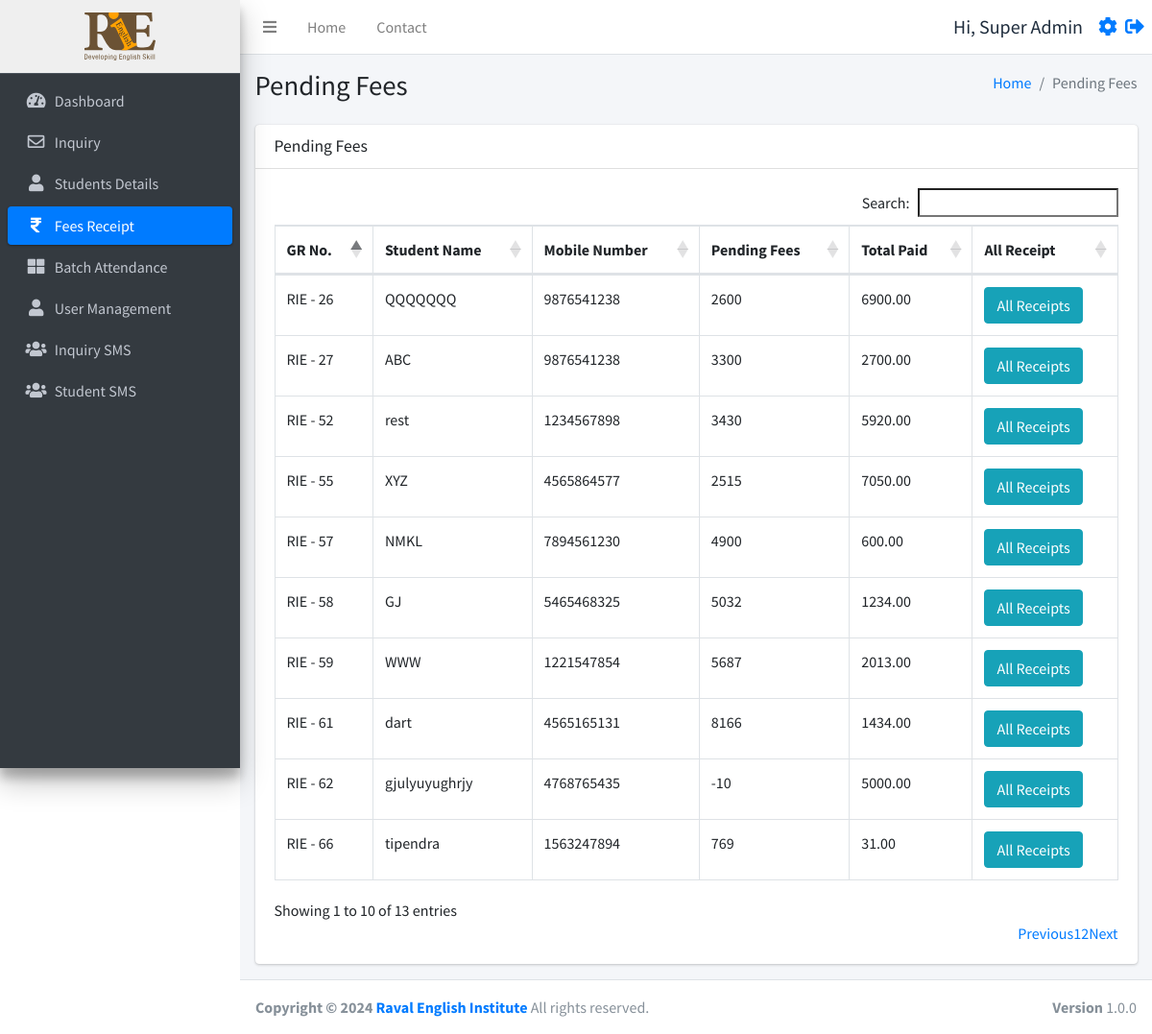
Screenshot of /pendingfees.php (signed in) with the database file from the repository.
### tables this page shows
CREATE TABLE `users` (
  `id` int(11) NOT NULL,
  `username` varchar(255) NOT NULL,
  `fullname` varchar(255) NOT NULL,
  `email` varchar(255) NOT NULL,
  `mobile` varchar(15) NOT NULL,
  `password` varchar(255) NOT NULL,
  `status` int(11) NOT NULL,
  `created_at` timestamp NOT NULL DEFAULT current_timestamp()
);

CREATE TABLE `studentinfo` (
  `id` int(11) NOT NULL,
  `name` varchar(255) DEFAULT NULL,
  `batch` int(11) DEFAULT NULL,
  `batch_name` varchar(255) DEFAULT NULL,
  `father_name` varchar(255) DEFAULT NULL,
  `mother_name` varchar(255) DEFAULT NULL,
  `dob` date DEFAULT NULL,
  `gender` varchar(50) DEFAULT NULL,
  `mobile_number` varchar(15) DEFAULT NULL,
  `fee_status` int(10) DEFAULT NULL,
  `profession` varchar(100) DEFAULT NULL,
  `address` varchar(255) DEFAULT NULL,
  `admission_time` date DEFAULT NULL,
  `created_at` datetime NOT NULL DEFAULT current_timestamp(),
  `pending_fees` int(10) DEFAULT 0,
  `discount` int(10) NOT NULL,
  `total_fees` int(11) NOT NULL,
  `paid_fees` int(11) NOT NULL,
  `father_number` varchar(50) NOT NULL,
  `home_number` varchar(50) NOT NULL,
  `reference` varchar(200) DEFAULT NULL,
  `father_profession` varchar(200) DEFAULT NULL,
  `workplace_address` varchar(255) DEFAULT NULL,
  `aadharcard_number` varchar(20) DEFAULT NULL,
  `joining_purpose` varchar(255) DEFAULT NULL,
  `extratime_daily` varchar(255) DEFAULT NULL
);

### function.php (called while the page is built, shortened)
<?php
require_once('db.php');
function selectFromTable($tableName, $columns, $whereConditions) {
    global $db;
    try {
        $sql = "SELECT " . implode(', ', $columns) . " FROM $tableName";
        if (!empty($whereConditions)) {
            $sql .= " WHERE " . implode(' AND ', array_map(function ($col) {
                return "$col = :$col";
            }, array_keys($whereConditions)));
        }
        $stmt = $db->prepare($sql);
        foreach ($whereConditions as $col => $value) {
            $stmt->bindValue(":$col", $value);
        }
        $stmt->execute();
        return $stmt->fetchAll(PDO::FETCH_ASSOC);
    } catch (PDOException $e) {
        return false;
    }
}
?>

### pendingfees.php (the view, shortened to what this page needs)
<!DOCTYPE html>
<html lang="en">
<head>
</head>
<?php include ('./header.php');
require_once 'function.php';
$query = "
    SELECT si.id, si.name, si.mobile_number, si.pending_fees, COALESCE(SUM(r.amount), 0) AS total_paid
    FROM studentinfo si
    LEFT JOIN receipt r ON si.id = r.student_id
    GROUP BY si.id
";
$students = $db->query($query)->fetchAll(PDO::FETCH_ASSOC);
?>
<div class="content-wrapper">
  <div class="content-header">
    <div class="container-fluid">
      <div class="row mb-2">
        <div class="col-sm-6">
          <h1 class="m-0">Pending Fees</h1>
        </div>
        <div class="col-sm-6">
          <ol class="breadcrumb float-sm-right">
            <li class="breadcrumb-item"><a href="./dashboard.php">Home</a></li>
            <li class="breadcrumb-item active">Pending Fees</li>
          </ol>
        </div>
      </div>
    </div>
  </div>
  <section class="content">
    <div class="container-fluid">
      <div class="row">
        <div class="col-12">
          <div class="card">
            <div class="card-header">
              <h3 class="card-title">Pending Fees</h3>
            </div>
            <div class="card-body">
              <div class="table-responsive">
                <table id="example1" class="table table-bordered">
                  <thead>
                    <tr>
                      <th>GR No.</th>
                      <th>Student Name</th>
                      <th>Mobile Number</th>
                      <th>Pending Fees</th>
                      <th>Total Paid</th>
                      <th>All Receipt</th>
                    </tr>
                  </thead>
                  <tbody>
                    <?php foreach ($students as $student): ?>
                      <?php if ($student['pending_fees'] != 0):  ?>
                        <tr>
                          <td>RIE - <?php echo $student['id']; ?></td>
                          <td><?php echo $student['name']; ?></td>
                          <td><?php echo $student['mobile_number']; ?></td>
                          <td><?php echo $student['pending_fees']; ?></td>
                          <td><?php echo $student['total_paid']; ?></td>
                          <td><a href='javascript:void(0);' onclick='confirmAllReceipts("<?php echo $student['id']; ?>")' class='btn btn-info'>All Receipts</a></td>
                        </tr>
                      <?php endif; ?>
                    <?php endforeach; ?>
                  </tbody>
                </table>
              </div>
            </div>
          </div>
        </div>
      </div>
    </div>
  </section>
</div>
<?php include ('./footer.php'); ?>

### header.php (shortened to what this page needs)
<?php
require_once 'db.php';
require_once ('function.php');
$user = selectFromTable('users', ['*'], ['id' => $_SESSION['user_id']]);
$user = $user[0];
$isFaculty = isset($_SESSION['user_status']) && $_SESSION['user_status'] === 'faculty';
$isAdmin = isset($_SESSION['user_status']) && $_SESSION['user_status'] === 'admin';
?>
<!DOCTYPE html>
<html lang="en">
<head>
  <link rel="stylesheet" href="./plugins/fontawesome-free/css/all.min.css">
  <link rel="stylesheet" href="https://code.ionicframework.com/ionicons/2.0.1/css/ionicons.min.css">
  <link rel="stylesheet" href="./plugins/icheck-bootstrap/icheck-bootstrap.min.css">
  <link rel="stylesheet" href="https://cdn.datatables.net/1.10.19/css/dataTables.bootstrap4.min.css">
  <link rel="stylesheet" href="./asset/css/adminlte.min.css">
  <link rel="stylesheet" href="./asset/css/style.css">
</head>
<body class="hold-transition sidebar-mini layout-fixed">
  <div class="wrapper">
    <nav class="main-header navbar navbar-expand navbar-white navbar-light sticky-top">
      <ul class="navbar-nav">
        <li class="nav-item">
          <a class="nav-link" data-widget="pushmenu" href="#" role="button"><i class="fas fa-bars"></i></a>
        </li>
        <li class="nav-item d-none d-sm-inline-block">
          <a href="./dashboard.php" class="nav-link">Home</a>
        </li>
        <li class="nav-item d-none d-sm-inline-block">
          <a href="#" class="nav-link">Contact</a>
        </li>
      </ul>
      <ul class="navbar-nav ml-auto">
        <li class="nav-item d-flex align-items-center">
          <span class="mr-3" style="font-size:20px;">Hi, <?php echo $user['fullname']; ?></span>
          <a href="./profile.php" style="font-size:20px;" class="d-block mr-2"><i class="fas fa-cog"></i></a>
          <a href="./logout.php" style="font-size:20px;"><i class="fas fa-sign-out-alt"></i></a>
        </li>
      </ul>
    </nav>
    <aside class="main-sidebar sidebar-dark-primary elevation-4">
      <a href="./dashboard.php" class="brand-link" style="text-align:center;background:#efefef;">
        <img src="./asset/img/logo.svg" alt="RIE logo Logo" style="height:50px;">
      </a>
      <div class="sidebar">
        <nav class="mt-2">
          <ul class="nav nav-pills nav-sidebar flex-column" data-widget="treeview" role="menu" data-accordion="false">
            <?php if (!$isFaculty): ?>
              <li class="nav-item">
                <a href="./dashboard.php" class="nav-link
            <?php if (strpos($_SERVER['REQUEST_URI'], 'dashboard.php') !== false) {
              echo "active";
            } ?>">
                  <i class="nav-icon fas fa-tachometer-alt"></i>
                  <p>
                    Dashboard
                  </p>
                </a>
              </li>
              <li class="nav-item">
                <a href="./inquiry.php" class="nav-link
            <?php if (strpos($_SERVER['REQUEST_URI'], 'inquiry.php') !== false) {
              echo "active";
            } ?>">
                  <i class="nav-icon far fa-envelope"></i>
                  <p>
                    Inquiry
                  </p>
                </a>
              <li class="nav-item">
                <a href="./studentsdetails.php" class="nav-link
            <?php if (strpos($_SERVER['REQUEST_URI'], 'studentsdetails.php') !== false) {
              echo "active";
            } ?>">
                  <i class="nav-icon fas fa-user"></i>
                  <p>
                    Students Details
                  </p>
                </a>
              </li>
              <li class="nav-item">
                <a href="./fees.php" class="nav-link
            <?php if (strpos($_SERVER['REQUEST_URI'], 'fees.php') !== false) {
              echo "active";
            } ?>">
                  <i class="nav-icon fas fa-rupee-sign"></i>
                  <p>
                    Fees Receipt
                  </p>
                </a>
              </li>
            <?php endif; ?>
            <li class="nav-item">
              <a href="./batch.php" class="nav-link
            <?php if (strpos($_SERVER['REQUEST_URI'], 'batch.php') !== false) {
              echo "active";
            } ?>">
                <i class="nav-icon fas fa-th-large"></i>
                <p>
                  Batch Attendance
                </p>
              </a>
            </li>
            <?php if (!$isFaculty && !$isAdmin): ?>
              <li class="nav-item">
                <a href="./user_management.php" class="nav-link
            <?php if (strpos($_SERVER['REQUEST_URI'], 'user_management.php') !== false) {
              echo "active";
            } ?>">
                  <i class="nav-icon fas fa-user"></i>
                  <p>
                  User Management
                  </p>
                </a>
              </li>
            <?php endif; ?>
            <?php if (!$isFaculty): ?>
              <li class="nav-item">
                <a href="./inquirysms.php" class="nav-link
            <?php if (strpos($_SERVER['REQUEST_URI'], 'inquirysms.php') !== false) {
              echo "active";
            } ?>">
                  <i class="nav-icon fas fa-users"></i>
                  <p>
                    Inquiry SMS
                  </p>
                </a>
              </li>
              <li class="nav-item">
                <a href="./studentsms.php" class="nav-link
            <?php if (strpos($_SERVER['REQUEST_URI'], 'studentsms.php') !== false) {
              echo "active";
            } ?>">
                  <i class="nav-icon fas fa-users"></i>
                  <p>
                    Student SMS
                  </p>
                </a>
              </li>
            <?php endif; ?>
          </ul>
        </nav>
      </div>
    </aside>

### header.php (style rules this page uses)
table thead tr { border: 2px solid #dee2e6 }
table thead { position: sticky; top: 0; background-color: white; }

### rows the page displays
users: fullname "Super Admin"
studentinfo: id "26", name "QQQQQQQ", mobile_number "9876541238", pending_fees "2600", total_paid "6900.00"
studentinfo: id "27", name "ABC", mobile_number "9876541238", pending_fees "3300", total_paid "2700.00"
studentinfo: id "52", name "rest", mobile_number "1234567898", pending_fees "3430", total_paid "5920.00"
studentinfo: id "55", name "XYZ", mobile_number "4565864577", pending_fees "2515", total_paid "7050.00"
studentinfo: id "57", name "NMKL", mobile_number "7894561230", pending_fees "4900", total_paid "600.00"
studentinfo: id "58", name "GJ", mobile_number "5465468325", pending_fees "5032", total_paid "1234.00"
studentinfo: id "59", name "WWW", mobile_number "1221547854", pending_fees "5687", total_paid "2013.00"
studentinfo: id "61", name "dart", mobile_number "4565165131", pending_fees "8166", total_paid "1434.00"
studentinfo: id "62", name "gjulyuyughrjy", mobile_number "4768765435", pending_fees "-10", total_paid "5000.00"
studentinfo: id "66", name "tipendra", mobile_number "1563247894", pending_fees "769", total_paid "31.00"
